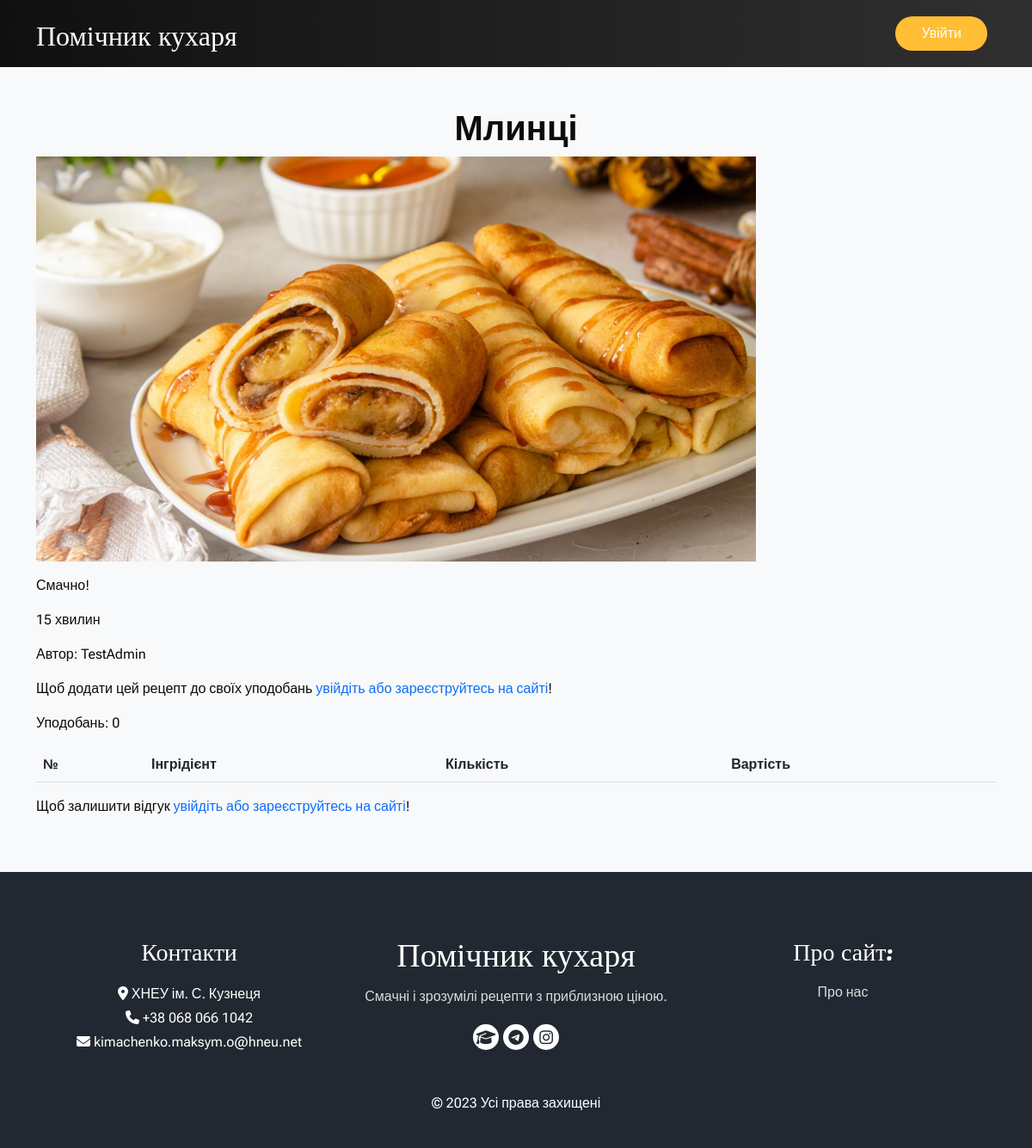
/6/, run on the app's committed database.
### recipes/models.py (models this page shows, shortened)
class Recipe(models.Model):
    def get_preview_path(self, filename):
        path = 'images/' + date(localtime(self.created), 'ymd-Hi-') + translit(self.title).replace(' ', '-') + '/cover.webp'
        return path
    preview = ResizedImageField(verbose_name='Фото-прев\'ю', upload_to=get_preview_path, size=[1920, 1080], crop=['middle', 'center'], quality=100, force_format='WEBP')
    title = models.CharField('Назва', max_length=128)
    description = models.TextField('Розгорнутий рецепт')
    cooking_time = models.CharField('Час приготування', max_length=32)
    created_by = models.ForeignKey(settings.AUTH_USER_MODEL, verbose_name='Автор', related_name='recipe_created_by', null=True, blank=True, on_delete=models.SET_NULL)
    created = models.DateTimeField('Дата публікації', auto_now_add=True)
    modified_by = models.ForeignKey(settings.AUTH_USER_MODEL, verbose_name='Відредагував', related_name='recipe_modified_by', null=True, blank=True, on_delete=models.SET_NULL)
    modified = models.DateTimeField('Дата редагування', auto_now=True)
    likes = models.ManyToManyField(settings.AUTH_USER_MODEL, verbose_name='Уподобали', related_name='like_recipe')
    class Meta:
        db_table = 'Recipes'
        verbose_name = 'Рецепт'
        verbose_name_plural = 'Рецепти'

### recipes/views.py (the view)
# urls.py: path('<int:pk>/', views.RecipeDetail.as_view()),
class RecipeDetail(View):
    def get(self, request, pk):
        recipe = Recipe.objects.get(id=pk)
        return render(request, 'recipes/recipe.html', {'recipe': recipe})

### templates/recipes/recipe.html (shortened to what this page needs)
{% load static %}
{% load custom_tags %}
<!DOCTYPE html>
<html lang="uk">
<head>
    <link href="https://cdn.jsdelivr.net/npm/bootstrap@5.2.3/dist/css/bootstrap.min.css" rel="stylesheet">
    <link rel="stylesheet" href="https://cdnjs.cloudflare.com/ajax/libs/font-awesome/6.2.1/css/all.min.css" />
    <link rel="stylesheet" href="{% static 'recipes/css/style.css' %}" />
</head>
<body class="sub_page">
    <div class="hero_area">
        <header class="header_section">
            <div class="container">
                <nav class="navbar navbar-expand-lg custom_nav-container">
                    <a class="navbar-brand" href="/">
                        <span>
                            Помічник кухаря
                        </span>
                    </a>
                    <div class="navbar-collapse">
                        <div class="user_option">
                            {% if user.is_authenticated %}
                            <a href="{% url 'edit_email' user.id %}" class="user_link">
                                <i class="fa-solid fa-gear" aria-hidden="true"></i>
                            </a>
                            <a href="{% url 'edit_profile' user.id %}" class="user_link">
                                <i class="fa-solid fa-user" aria-hidden="true"></i>
                            </a>
                            <a href="#" class="user_link">
                                <i class="fa-solid fa-heart" aria-hidden="true"></i>
                            </a>
                            {% if user.is_superuser %}
                              <a href="/admin" class="user_link">
                                <i class="fa-solid fa-wrench" aria-hidden="true"></i>
                              </a>
                            {% endif %}
                            <a href="{% url 'signout' %}" class="signin">
                              Вийти
                            </a>
                            {% else %}
                            <a href="/signin" class="signin">
                              Увійти
                            </a>
                            {% endif %}
                        </div>
                    </div>
                </nav>
            </div>
        </header>
    </div>
    <div class="album py-5 bg-light">
        <div class="container">
            <div class="heading_container heading_center">
                <h2> {{ recipe.title }} </h2>
            </div>
            <p> <img src="{{ recipe.preview.url }}" width="75%"  alt=""> </p>
            <p> {{ recipe.description }} </p>
            <p> {{ recipe.cooking_time }} </p>
            <p> Автор: {{ recipe.created_by }} </p>
            {% if user.is_authenticated %}
                <div>
                    <form action="{% url 'like_recipe' recipe.pk %}" method="POST">
                        {% csrf_token %}
                        {% if user in recipe.likes.all %}
                            <button type="submit" name="recipe_id" value="{{ recipe.id }}" class="btn btn-danger btn-sm">Видалити з уподобань</button>
                        {% else %}
                            <button type="submit" name="recipe_id" value="{{ recipe.id }}" class="btn btn-primary btn-sm">Додати до уподобань</button>
                        {% endif %}
                    </form>
                </div>
            {% else %}
                <p> Щоб додати цей рецепт до своїх уподобань <a href="/signin">увійдіть або зареєструйтесь на сайті</a>! </p>
            {% endif %}
            <p>Уподобань: {{ recipe.likes.count }}</p>
            <div>
                <table class="table">
                    <thead>
                      <tr>
                        <th scope="col">№</th>
                        <th scope="col">Інгрідієнт</th>
                        <th scope="col">Кількість</th>
                        <th scope="col">Вартість</th>
                      </tr>
                    </thead>
                </table>
            </div>
            {% if user.is_authenticated %}
                <div>
                    <form action="{% url 'add_comment' recipe.id %}" method="POST">
                        {% csrf_token %}
                        <textarea class="comment" name="content">Залиште свій відгук тут!</textarea>
                        <br>
                        <input type="submit">
                    </form>
                </div>
            {% else %}
                <p> Щоб залишити відгук <a href="/signin">увійдіть або зареєструйтесь на сайті</a>! </p>
            {% endif %}
        </div>
    </div>
    <footer class="footer_section">
        <div class="container">
            <div class="row">
                <div class="col-md-4 footer-col">
                    <div class="footer_contact">
                        <h4> Контакти </h4>
                        <div class="contact_link_box">
                            <div>
                                <i class="fa-solid fa-location-dot" aria-hidden="true"></i>
                                <span> ХНЕУ ім. С. Кузнеця </span>
                            </div>
                            <div>
                                <i class="fa-solid fa-phone" aria-hidden="true"></i>
                                <span> +38 068 066 1042 </span>
                            </div>
                            <div>
                                <i class="fa-solid fa-envelope" aria-hidden="true"></i>
                                <span> kimachenko.maksym.o@hneu.net </span>
                            </div>
                        </div>
                    </div>
                </div>
                <div class="col-md-4 footer-col">
                    <div class="footer_detail">
                        <a href="/" class="footer-logo"> Помічник кухаря </a>
                        <p> Смачні і зрозумілі рецепти з приблизною ціною. </p>
                        <div class="footer_social">
                            <a href="https://www.hneu.edu.ua/">
                                <i class="fa-solid fa-graduation-cap" aria-hidden="true"></i>
                            </a>
                            <a href="https://t.me/maxkimachenko">
                                <i class="fa-brands fa-telegram" aria-hidden="true"></i>
                            </a>
                            <a href="https://instagram.com/maxkimachenko">
                                <i class="fa-brands fa-instagram" aria-hidden="true"></i>
                            </a>
                        </div>
                    </div>
                </div>
                <div class="col-md-4 footer-col">
                    <h4> Про сайт: </h4>
                    <a href="#">
                        <p> Про нас </p>
                    </a>
                </div>
            </div>
            <div class="footer-info">
                <p> &copy; <span id="displayYear"></span> Усі права захищені </p>
            </div>
        </div>
    </footer>
</body>
</html>

### static/recipes/css/style.css (style rules this page uses)
body { font-family: 'Roboto Flex', sans-serif; color: #0c0c0c; background-color: #ffffff; overflow-x: hidden; }
.hero_area { position: relative; min-height: 100vh; display: -webkit-box; display: -ms-flexbox; display: flex; background-image: linear-gradient(to right, #101010 , #303030); -webkit-box-orient: vertical; -webkit-box-direction: normal; -ms-flex-direction: column; flex-direction: column; }
.sub_page .hero_area { min-height: auto; }
.header_section { padding: 10px 0; }
.navbar-brand { font-family: 'Pacifico', cursive; }
.navbar-brand span { font-size: 32px; color: #ffffff; }
.custom_nav-container { padding: 0; }
.user_option { display: -webkit-box; display: -ms-flexbox; display: flex; -webkit-box-align: center; -ms-flex-align: center; align-items: center; }
.user_option a { margin: 0 10px; }
.user_option .signin { display: inline-block; padding: 8px 30px; background-color: #ffbe33; color: #ffffff; border-radius: 45px; -webkit-transition: all 0.3s; transition: all 0.3s; border: none; }
.heading_container h2 { position: relative; margin-bottom: 0; font-size: 2.5rem; font-weight: bold; }
.heading_container.heading_center { -webkit-box-align: center; -ms-flex-align: center; align-items: center; text-align: center; }
a, a:hover, a:focus { text-decoration: none; }
.footer_section { background-color: #222831; color: #ffffff; padding: 75px 0 40px 0; text-align: center; }
.footer_section h4 { font-size: 28px; }
.footer_section h4, .footer_section .footer-logo { margin-bottom: 20px; font-family: 'Pacifico', cursive; }
.footer_section p { color: #dbdbdb; }
.footer_section .footer-col { margin-bottom: 15px; }
.footer_section .footer_contact .contact_link_box { display: -webkit-box; display: -ms-flexbox; display: flex; line-height: 1.75; -webkit-box-orient: vertical; -webkit-box-direction: normal; -ms-flex-direction: column; flex-direction: column; }
.footer_section .footer-logo { display: block; font-size: 38px; line-height: 1; color: #ffffff; }
.footer_section .footer_social { display: -webkit-box; display: -ms-flexbox; display: flex; -webkit-box-pack: center; -ms-flex-pack: center; justify-content: center; margin-top: 20px; margin-bottom: 10px; }
.footer_section .footer_social a { display: -webkit-box; display: -ms-flexbox; display: flex; -webkit-box-pack: center; -ms-flex-pack: center; justify-content: center; -webkit-box-align: center; -ms-flex-align: center; align-items: center; color: #222831; width: 30px; height: 30px; border-radius: 100%; background-color: #ffffff; border-radius: 100%; margin: 0 2.5px; font-size: 18px; }
.footer_section .footer-info { text-align: center; margin-top: 25px; }
.footer_section .footer-info p { color: #ffffff; margin: 0; }

### data on the page
Recipe: title "Млинці", preview (picture), description "Смачно!", cooking_time "15 хвилин", created_by "TestAdmin", likes.count "0"
